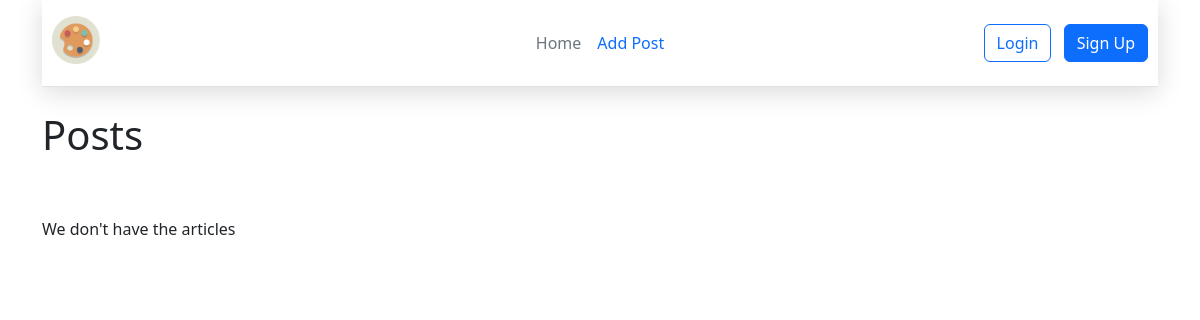
The app's page /, older data.
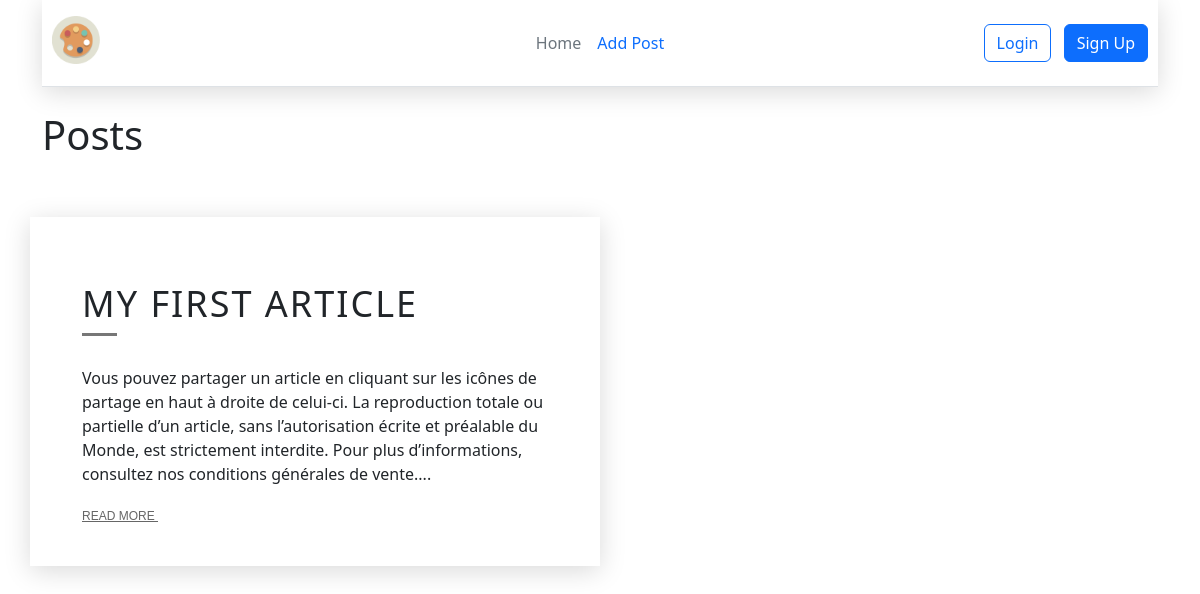
The same page, newer data.
### tables this page shows
CREATE TABLE posts (id integer PRIMARY KEY AUTOINCREMENT, title text NOT NULL, text text NOT NULL, url text NOT NULL, author text, time integer);

### app.py (the view)
@app.route("/home")
@app.route("/")
def index():
    return render_template('index.html', posts=dbase.getPostsAnonce())

### FDataBase.py (called while the page is built)
    def getPostsAnonce(self):
        try:
            self.__cur.execute(f"SELECT id, title, text, url FROM posts ORDER BY time DESC")
            res = self.__cur.fetchall()
            if res: return res
        except sqlite3.Error as e:
            print("An error while getting the posts in DB" +str(e))
        return []

### app.py (called while the page is built)
def connect_db():
    conn = sqlite3.connect(app.config['DATABASE'])
    conn.row_factory = sqlite3.Row
    return conn

def get_db():
    if not hasattr(g, 'link_db'):
        g.link_db = connect_db()
    return g.link_db

@app.before_request
def before_request():
    global dbase
    db = get_db()
    dbase = FDataBase(db)

### templates/index.html (shortened to what this page needs)
{% extends 'base2.html' %}
{% block content %}
<h1>Posts</h1>
<div class="row">
    {% if posts|length > 0 %}
    {% for p in posts %}
    <div class="col-md-6 item">
        <div class="item-in">
            <h4 style="font-size: 36px;">{{p.title}}</h4>
            <div class="seperator"></div>
            <p style="font-size: 16px;">{{ p.text[:300] | striptags }}...</p>
            <a href="{{ url_for('showPost', alias=p.url)}}">Read More
            </a>
        </div>
    </div>
    {% endfor %}
    {% else %}
    <p>We don't have the articles</p>
    {% endif %}
</div>
{% endblock %}

Row changes from the older to the newer data that the page shows:
added posts: title "MY FIRST ARTICLE", text "Vous pouvez partager un article en cliquant sur les icônes de partage en haut à droite de celui-ci. La reproduction totale ou partielle d’un article, sans l’autorisation écrite et préalable du Monde, est strictement interdite. Pour plus d’informations, consultez nos conditions générales de vente."
Text that changed along with them:
text no longer shown: "We don't have the articles"
